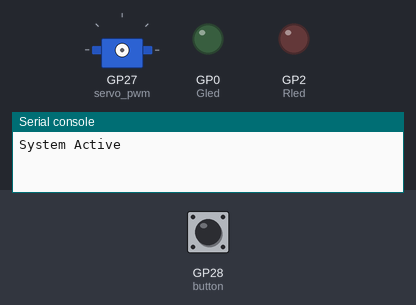
A program run on a simulated Raspberry Pi Pico running CircuitPython. Parts: servo, output pins drawn as LEDs (lit = HIGH), the last lines printed to the serial console. Dashed ring = blinking. The test bench sets the inputs (shaded band); at power-on: GP28 (button) HIGH.

Above: at 1.2 s.
1.3 s: GP28 (button) pulled LOW for 0.15 s
At 1.46 s:
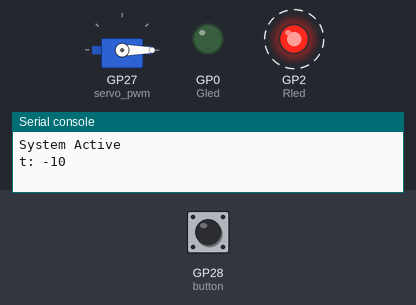
4.3 s: GP28 (button) pulled LOW for 1 s
6.8 s: GP28 (button) pulled LOW for 3.2 s
At 17.37 s:
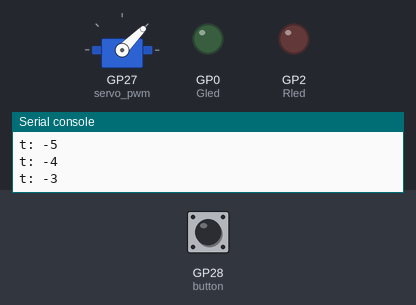
At 17.97 s:
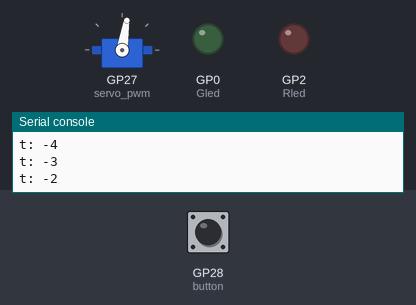
Timing chart, 0 to 19.3 s (numbered marks = the images above; inputs shaded):
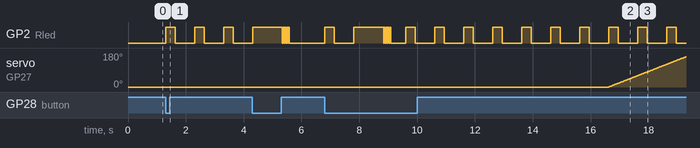

Measured:
- after the input at 1.3 s, GP2 (Rled): alternates HIGH for 0.33 s and LOW for 0.67 s, starting at once
- after the input at 6.8 s, servo on GP27 (servo_pwm): moves from 0° to 159° over 2.7 s, starting after 9.8 s

The program:

launch.py
```python
# type: ignore
import board
from digitalio import Direction, DigitalInOut, Pull
from time import sleep
import pwmio
from adafruit_motor import servo

Rled = DigitalInOut(board.GP2) # Fourth pin down, top left
Rled.direction = Direction.OUTPUT
Gled = DigitalInOut(board.GP0) # First pin, top left
Gled.direction = Direction.OUTPUT
button = DigitalInOut(board.GP28) # 7th pin down, right side
button.direction = Direction.INPUT
button.pull = Pull.UP
servo_pwm = pwmio.PWMOut(board.GP27, duty_cycle=2 ** 15, frequency=50)
servo = servo.Servo(servo_pwm, min_pulse=500, max_pulse=2500)

launch = False
print("System Active")


while True:


    while button.value:
        sleep(.1)
    servo.angle = 0 # Resets system
    Gled.value = False

    for i in range (10,0,-1): #start, stop, step; nice and clean
        print("t: -" + str(i))
        Rled.value = True # Flash red
        for u in range (0,20): # Instead of just doing a sleep(), I make it move the servo and sleep in very small increments many times,
            if i <= 3:         # so that the servo moves smoothly and the rest of the code sleeps at the same time
                servo.angle += 1
            sleep(1/60)
        Rled.value = False
        for u in range (0,40):
            if i <= 3: # The servo only moves when the countdown reaches t: -3
                servo.angle += 1
            sleep(1/60)

        if not button.value: # Exits for loop and restarts program
            print("ABORT")
            Rled.value = True
            sleep(1)
            for o in range (5): # Overcomplicated code to make the light flash on abort
                Rled.value = True
                sleep(.03)
                Rled.value = False
                sleep(.03)
            break # Exits the countdown for loop
        if i == 1: # Makes sure it only launches if the countdown is finished
            launch = True


    if launch: # Same as above
        launch = False
        print("Liftoff")
        for i in range (0,180,1): # Sweeps the servo from 0 to 180
            servo.angle = (i)
            sleep((1/60))
        Gled.value = True
        sleep(3)
    sleep(.5)
```
